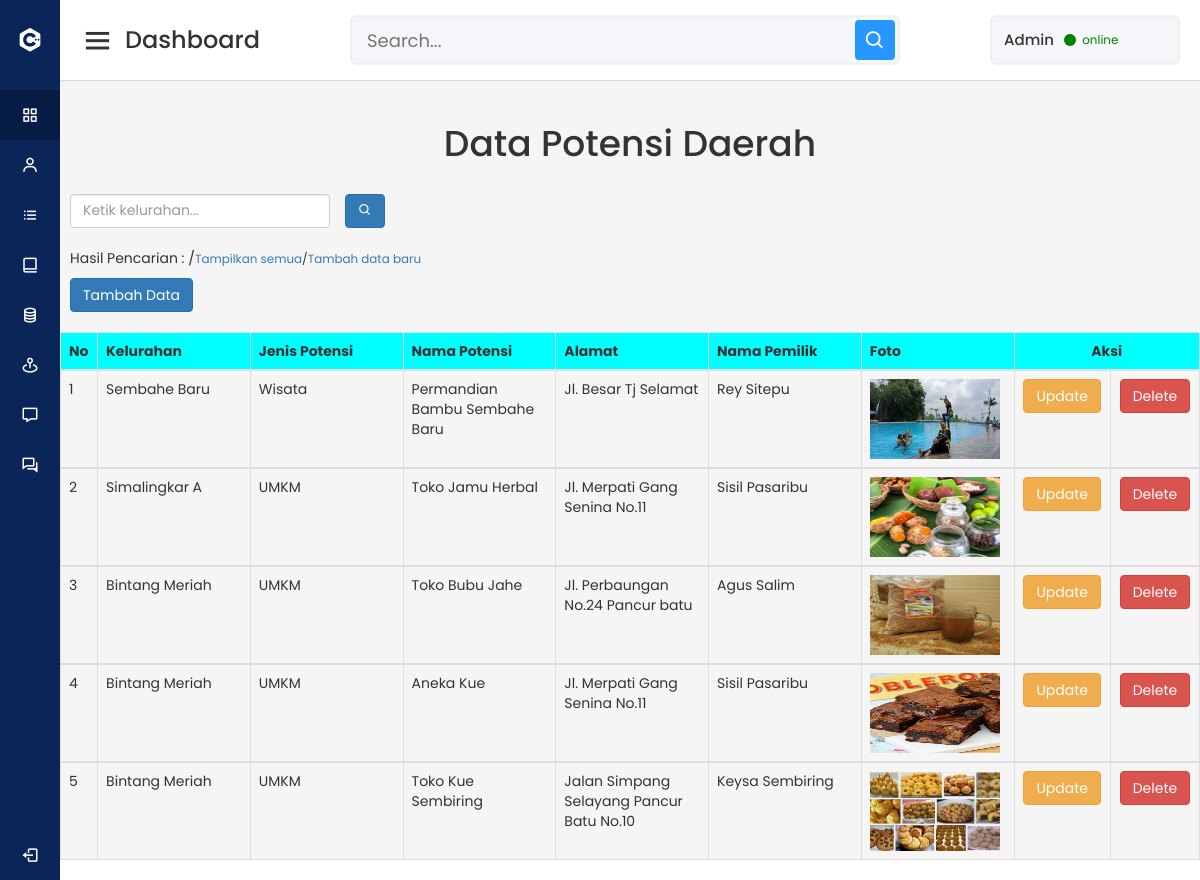
Screenshot of /Admin/menu/pencarian.php with the database file from the repository.
### tables this page shows
CREATE TABLE IF NOT EXISTS `tbl_det_potensi` (
`id_detpo` int(11) NOT NULL,
  `id_kelurahan` int(11) NOT NULL,
  `id_potensi` int(11) NOT NULL,
  `foto` varchar(255) NOT NULL,
  `nm_potensi` varchar(255) NOT NULL,
  `alt_potensi` varchar(100) NOT NULL,
  `nm_pemilik` varchar(255) NOT NULL
);

CREATE TABLE IF NOT EXISTS `tbl_kelurahan` (
`id_kelurahan` int(11) NOT NULL,
  `kd_pos` varchar(10) NOT NULL,
  `kelurahan` varchar(255) NOT NULL,
  `jlh_lingkungan` varchar(100) NOT NULL,
  `luas_wilayah` varchar(100) NOT NULL,
  `alamat_kel` varchar(100) NOT NULL,
  `deskripsi` text NOT NULL
);

CREATE TABLE IF NOT EXISTS `tbl_potensi` (
`id_potensi` int(11) NOT NULL,
  `j_potensi` varchar(100) NOT NULL
);

### Admin/menu/pencarian.php (the view, shortened to what this page needs)
<?php include "koneksi.php"; ?>
<?php
$no = +1;
$keyword = $_GET["keyword"];
$semuadata=array();
$ambil = $kon->query("SELECT * FROM tbl_det_potensi
	INNER JOIN tbl_kelurahan ON tbl_det_potensi.id_kelurahan = tbl_kelurahan.id_kelurahan
	INNER JOIN tbl_potensi ON tbl_det_potensi.id_potensi = tbl_potensi.id_potensi WHERE j_potensi LIKE '%$keyword%' OR kelurahan LIKE '%$keyword%' ORDER BY id_detpo DESC");
while ($pecah = $ambil->fetch_assoc())
{
	$semuadata[]=$pecah;
}
?>
<!DOCTYPE html>
<html lang="en" dir="ltr">
<head>
	<link rel="stylesheet" href="../bootstrap/css/bootstrap.min.css">
	<link rel="stylesheet" href="../style.css">
	<link href='https://unpkg.com/boxicons@2.0.7/css/boxicons.min.css' rel='stylesheet'>
</head>
<body>
	<?php include "menu.php"; ?>
	<section class="home-section">
		<?php include "header.php"; ?>
		<div class="home-content">
			<center><h1>Data Potensi Daerah</h1></center>
			<br>
			<div class="card-body">
				<form style="margin-left: 10px;" action="pencarian.php" method="get">
					<div class="row">
						<div class="col-md-3">
							<input class="form-control" type="text" placeholder="Ketik kelurahan..." aria-label="Search for..." aria-describedby="btnNavbarSearch" autocomplete="off" name="keyword" />
						</div>
						<button class="btn btn-primary" id="btnNavbarSearch" type="button"><i class="bx bx-search"></i></button>
					</div>
				</form>
			</div>
			<br>
			<p style="margin-left: 10px;">Hasil Pencarian : <?php echo $keyword ?> /<small><a href="potensitestcari.php">Tampilkan semua</a>/<a href="tambah_potensi.php">Tambah data baru</a></small></p>
			<a style="margin-left: 10px;" href="tambah_potensi.php" class="btn btn-primary" role="button">Tambah Data</a>
			<br>
			<table class="table table-bordered table-hover">
				<br>
				<thead>
					<tr style="background-color: aqua;">
						<th>No</th>
						<th>Kelurahan</th>
						<th>Jenis Potensi</th>
						<th>Nama Potensi</th>
						<th>Alamat</th>
						<th>Nama Pemilik</th>
						<th>Foto</th>
						<th colspan='2' class="text-center">Aksi</th>
					</tr>
				</thead>
				<tbody>
					<?php foreach ($semuadata as $key => $value): ?>
						<tr>
							<td width="30px"><?php echo $no++;?></td>
							<td width="150px"><?php echo $value["kelurahan"]; ?></td>
							<td width="150px"><?php echo $value["j_potensi"]; ?></td>
							<td width="150px"><?php echo $value["nm_potensi"]; ?></td>
							<td width="150"><?php echo $value["alt_potensi"]; ?></td>
							<td width="150"><?php echo $value["nm_pemilik"]; ?></td>
							<td width="150"><img src="foto/<?php echo $value['foto'];?>"style="width: 130px; height: 80px;"></td>
							<td width="80px">
								<center>
									<a href="update_potensi.php?id_detpo=<?php echo htmlspecialchars($value['id_detpo']); ?>" class="btn btn-warning" role="button">Update</a>
								</center>
							</td>
							<td width="80px">
								<center> <a href="<?php echo htmlspecialchars($_SERVER["PHP_SELF"]);?>?id_detpo=<?php echo $value['id_detpo']; ?>" class="btn btn-danger" role="button">Delete</a> </center>
							</td>
						</tr>
					</tbody>
					<?php
				endforeach
				?>
			</table>
		</div>
	</section>
</body>
</html>

### Admin/menu/menu.php
<div class="sidebar">
  <div class="logo-details">
    <i class='bx bxl-c-plus-plus'></i>
    <span class="logo_name">PANCUR BATU</span>
  </div>
   <ul class="nav-links">
      <li>
        <a href="../index.php" class="active">
          <i class='bx bx-grid-alt' ></i>
          <span class="links_name">DASHBOARD</span>
        </a>
      </li>
      <li>
        <a href="profil.php">
          <i class='bx bx-user' ></i>
          <span class="links_name">PROFIL</span>
        </a>
      </li>
      <li>
        <a href="penduduk.php">
          <i class='bx bx-list-ul' ></i>
          <span class="links_name">PENDUDUK</span>
        </a>
      </li>
      <li>
        <a href="camat.php">
          <i class='bx bx-book-alt' ></i>
          <span class="links_name">TABEL CAMAT</span>
        </a>
      </li>
      <li>
        <a href="kelurahan.php">
          <i class='bx bx-coin-stack' ></i>
          <span class="links_name">TABEL KELURAHAN</span>
        </a>
      </li>
      <li>
        <a href="potensidaerah.php">
          <i class='bx bx-map-pin' ></i>
          <span class="links_name">POTENSI DAERAH</span>
        </a>
      </li>
      <li>
        <a href="bukutamu.php">
          <i class='bx bx-message' ></i>
          <span class="links_name">BUKU TAMU</span>
        </a>
      </li>
      <li>
        <a href="berita.php">
          <i class='bx bx-conversation' ></i>
          <span class="links_name">Berita</span>
        </a>
      </li>
      <li class="log_out">
        <a href="../../index.php">
          <i class='bx bx-log-out'></i>
          <span class="links_name">Log out</span>
        </a>
      </li>
    </ul>
</div>

### Admin/menu/header.php
<nav>
  <div class="sidebar-button">
    <i class='bx bx-menu sidebarBtn'></i>
    <span class="dashboard">Dashboard</span>
  </div>
  <div class="search-box">
    <input type="text" placeholder="Search...">
    <i class='bx bx-search' ></i>
  </div>
  <div class="profile-details">
    <span class="admin_name">Admin</span>
    <i class='bx bx-polygon' style="font-size: 12px; color: green; background-color: green; border-radius: 7px;"></i>
    <small style="color: green;">&nbsp;&nbsp;online</small>
  </div>
</nav>

### Admin/style.css (style rules this page uses)
* { margin: 0; padding: 0; box-sizing: border-box; font-family: 'Poppins', sans-serif; }
.sidebar { position: fixed; height: 100%; width: 240px; background: #0A2558; transition: all 0.5s ease; }
.sidebar .logo-details { height: 80px; display: flex; align-items: center; }
.sidebar .logo-details i { font-size: 28px; font-weight: 500; color: #fff; min-width: 60px; text-align: center }
.sidebar .logo-details .logo_name { color: #fff; font-size: 24px; font-weight: 500; }
.sidebar .nav-links { margin-top: 10px; }
.sidebar .nav-links li { position: relative; list-style: none; height: 50px; }
.sidebar .nav-links li a { height: 100%; width: 100%; display: flex; align-items: center; text-decoration: none; transition: all 0.4s ease; }
.sidebar .nav-links li a.active { background: #081D45; }
.sidebar .nav-links li i { min-width: 60px; text-align: center; font-size: 18px; color: #fff; }
.sidebar .nav-links li a .links_name { color: #fff; font-size: 15px; font-weight: 400; white-space: nowrap; }
.sidebar .nav-links .log_out { position: absolute; bottom: 0; width: 100%; }
.home-section { position: relative; background: #f5f5f5; min-height: 100vh; width: calc(100% - 240px); left: 240px; transition: all 0.5s ease; }
.home-section nav { display: flex; justify-content: space-between; height: 80px; background: #fff; display: flex; align-items: center; position: fixed; width: calc(100% - 240px); left: 240px; z-index: 100; padding: 0 20px; box-shadow: 0 1px 1px rgba(0, 0, 0, 0.1); transition: all 0.5s ease; }
.home-section nav .sidebar-button { display: flex; align-items: center; font-size: 24px; font-weight: 500; }
nav .sidebar-button i { font-size: 35px; margin-right: 10px; }
.home-section nav .search-box { position: relative; height: 50px; max-width: 550px; width: 100%; margin: 0 20px; }
nav .search-box input { height: 100%; width: 100%; outline: none; background: #F5F6FA; border: 2px solid #EFEEF1; border-radius: 6px; font-size: 18px; padding: 0 15px; }
nav .search-box .bx-search { position: absolute; height: 40px; width: 40px; background: #2697FF; right: 5px; top: 50%; transform: translateY(-50%); border-radius: 4px; line-height: 40px; text-align: center; color: #fff; font-size: 22px; transition: all 0.4 ease; }
.home-section nav .profile-details { display: flex; align-items: center; background: #F5F6FA; border: 2px solid #EFEEF1; border-radius: 6px; height: 50px; min-width: 190px; padding: 0 15px 0 2px; }
nav .profile-details .admin_name { font-size: 15px; font-weight: 500; color: #333; margin: 0 10px; white-space: nowrap; }
nav .profile-details i { font-size: 25px; color: #333; }
.home-section .home-content { position: relative; padding-top: 104px; }
@media (max-width: 1240px) { .sidebar { width: 60px; } }
@media (max-width: 1240px) { .home-section { width: calc(100% - 60px); left: 60px; } }
@media (max-width: 1240px) { .home-section nav { width: calc(100% - 60px); left: 60px; } }

### rows the page displays
tbl_det_potensi: id_kelurahan.kelurahan "Sembahe Baru", id_potensi.j_potensi "Wisata", nm_potensi "Permandian Bambu Sembahe Baru", alt_potensi "Jl. Besar Tj Selamat", nm_pemilik "Rey Sitepu", foto (picture)
tbl_det_potensi: id_kelurahan.kelurahan "Simalingkar A", id_potensi.j_potensi "UMKM", nm_potensi "Toko Jamu Herbal", alt_potensi "Jl. Merpati Gang Senina No.11", nm_pemilik "Sisil Pasaribu", foto (picture)
tbl_det_potensi: id_kelurahan.kelurahan "Bintang Meriah", id_potensi.j_potensi "UMKM", nm_potensi "Toko Bubu Jahe", alt_potensi "Jl. Perbaungan No.24 Pancur batu", nm_pemilik "Agus Salim", foto (picture)
tbl_det_potensi: id_kelurahan.kelurahan "Bintang Meriah", id_potensi.j_potensi "UMKM", nm_potensi "Aneka Kue", alt_potensi "Jl. Merpati Gang Senina No.11", nm_pemilik "Sisil Pasaribu", foto (picture)
tbl_det_potensi: id_kelurahan.kelurahan "Bintang Meriah", id_potensi.j_potensi "UMKM", nm_potensi "Toko Kue Sembiring", alt_potensi "Jalan Simpang Selayang Pancur Batu No.10", nm_pemilik "Keysa Sembiring", foto (picture)
